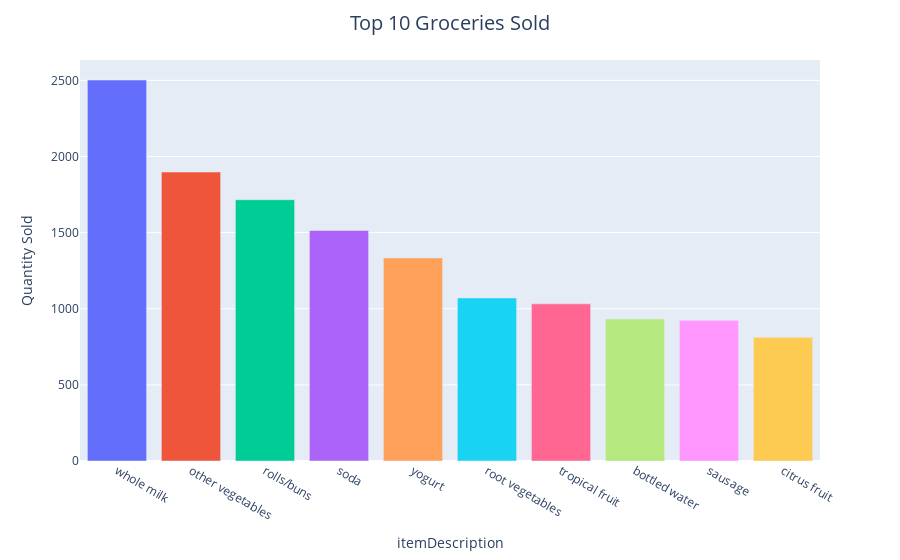

Notebook source saved alongside this figure:
### Code cell
Top10Groceries=df.itemDescription.value_counts().sort_values(ascending=False)[0:10]

fig=px.bar(Top10Groceries,color=Top10Groceries.index,
           labels={'value':'Quantity Sold','index':'Grocery Items'})
fig.update_layout(showlegend=False,
                 title_text='Top 10 Groceries Sold',title_x=0.5,
                 title={'font': {'size':20}} )
fig.show()

### Figure 1 — Plotly figure (JSON) as saved in the notebook; plotly's stock layout.template omitted (floating-point values rounded to 4 significant figures)
{"data": [{"alignmentgroup": "True", "hovertemplate": "itemDescription=%{x}<br>Quantity Sold=%{y}<extra></extra>", "legendgroup": "whole milk", "marker": {"color": "#636efa", "pattern": {"shape": ""}}, "name": "whole milk", "offsetgroup": "whole milk", "orientation": "v", "showlegend": true, "textposition": "auto", "type": "bar", "x": ["whole milk"], "xaxis": "x", "y": [2502], "yaxis": "y"}, {"alignmentgroup": "True", "hovertemplate": "itemDescription=%{x}<br>Quantity Sold=%{y}<extra></extra>", "legendgroup": "other vegetables", "marker": {"color": "#EF553B", "pattern": {"shape": ""}}, "name": "other vegetables", "offsetgroup": "other vegetables", "orientation": "v", "showlegend": true, "textposition": "auto", "type": "bar", "x": ["other vegetables"], "xaxis": "x", "y": [1898], "yaxis": "y"}, {"alignmentgroup": "True", "hovertemplate": "itemDescription=%{x}<br>Quantity Sold=%{y}<extra></extra>", "legendgroup": "rolls/buns", "marker": {"color": "#00cc96", "pattern": {"shape": ""}}, "name": "rolls/buns", "offsetgroup": "rolls/buns", "orientation": "v", "showlegend": true, "textposition": "auto", "type": "bar", "x": ["rolls/buns"], "xaxis": "x", "y": [1716], "yaxis": "y"}, {"alignmentgroup": "True", "hovertemplate": "itemDescription=%{x}<br>Quantity Sold=%{y}<extra></extra>", "legendgroup": "soda", "marker": {"color": "#ab63fa", "pattern": {"shape": ""}}, "name": "soda", "offsetgroup": "soda", "orientation": "v", "showlegend": true, "textposition": "auto", "type": "bar", "x": ["soda"], "xaxis": "x", "y": [1514], "yaxis": "y"}, {"alignmentgroup": "True", "hovertemplate": "itemDescription=%{x}<br>Quantity Sold=%{y}<extra></extra>", "legendgroup": "yogurt", "marker": {"color": "#FFA15A", "pattern": {"shape": ""}}, "name": "yogurt", "offsetgroup": "yogurt", "orientation": "v", "showlegend": true, "textposition": "auto", "type": "bar", "x": ["yogurt"], "xaxis": "x", "y": [1334], "yaxis": "y"}, {"alignmentgroup": "True", "hovertemplate": "itemDescription=%{x}<br>Quantity Sold=%{y}<extra></extra>", "legendgroup": "root vegetables", "marker": {"color": "#19d3f3", "pattern": {"shape": ""}}, "name": "root vegetables", "offsetgroup": "root vegetables", "orientation": "v", "showlegend": true, "textposition": "auto", "type": "bar", "x": ["root vegetables"], "xaxis": "x", "y": [1071], "yaxis": "y"}, {"alignmentgroup": "True", "hovertemplate": "itemDescription=%{x}<br>Quantity Sold=%{y}<extra></extra>", "legendgroup": "tropical fruit", "marker": {"color": "#FF6692", "pattern": {"shape": ""}}, "name": "tropical fruit", "offsetgroup": "tropical fruit", "orientation": "v", "showlegend": true, "textposition": "auto", "type": "bar", "x": ["tropical fruit"], "xaxis": "x", "y": [1032], "yaxis": "y"}, {"alignmentgroup": "True", "hovertemplate": "itemDescription=%{x}<br>Quantity Sold=%{y}<extra></extra>", "legendgroup": "bottled water", "marker": {"color": "#B6E880", "pattern": {"shape": ""}}, "name": "bottled water", "offsetgroup": "bottled water", "orientation": "v", "showlegend": true, "textposition": "auto", "type": "bar", "x": ["bottled water"], "xaxis": "x", "y": [933], "yaxis": "y"}, {"alignmentgroup": "True", "hovertemplate": "itemDescription=%{x}<br>Quantity Sold=%{y}<extra></extra>", "legendgroup": "sausage", "marker": {"color": "#FF97FF", "pattern": {"shape": ""}}, "name": "sausage", "offsetgroup": "sausage", "orientation": "v", "showlegend": true, "textposition": "auto", "type": "bar", "x": ["sausage"], "xaxis": "x", "y": [924], "yaxis": "y"}, {"alignmentgroup": "True", "hovertemplate": "itemDescription=%{x}<br>Quantity Sold=%{y}<extra></extra>", "legendgroup": "citrus fruit", "marker": {"color": "#FECB52", "pattern": {"shape": ""}}, "name": "citrus fruit", "offsetgroup": "citrus fruit", "orientation": "v", "showlegend": true, "textposition": "auto", "type": "bar", "x": ["citrus fruit"], "xaxis": "x", "y": [812], "yaxis": "y"}], "layout": {"barmode": "relative", "legend": {"title": {"text": "itemDescription"}, "tracegroupgap": 0}, "margin": {"t": 60}, "showlegend": false, "title": {"font": {"size": 20}, "text": "Top 10 Groceries Sold", "x": 0.5}, "xaxis": {"anchor": "y", "categoryarray": ["whole milk", "other vegetables", "rolls/buns", "soda", "yogurt", "root vegetables", "tropical fruit", "bottled water", "sausage", "citrus fruit"], "categoryorder": "array", "domain": [0, 1], "title": {"text": "itemDescription"}}, "yaxis": {"anchor": "x", "domain": [0, 1], "title": {"text": "Quantity Sold"}}}}
